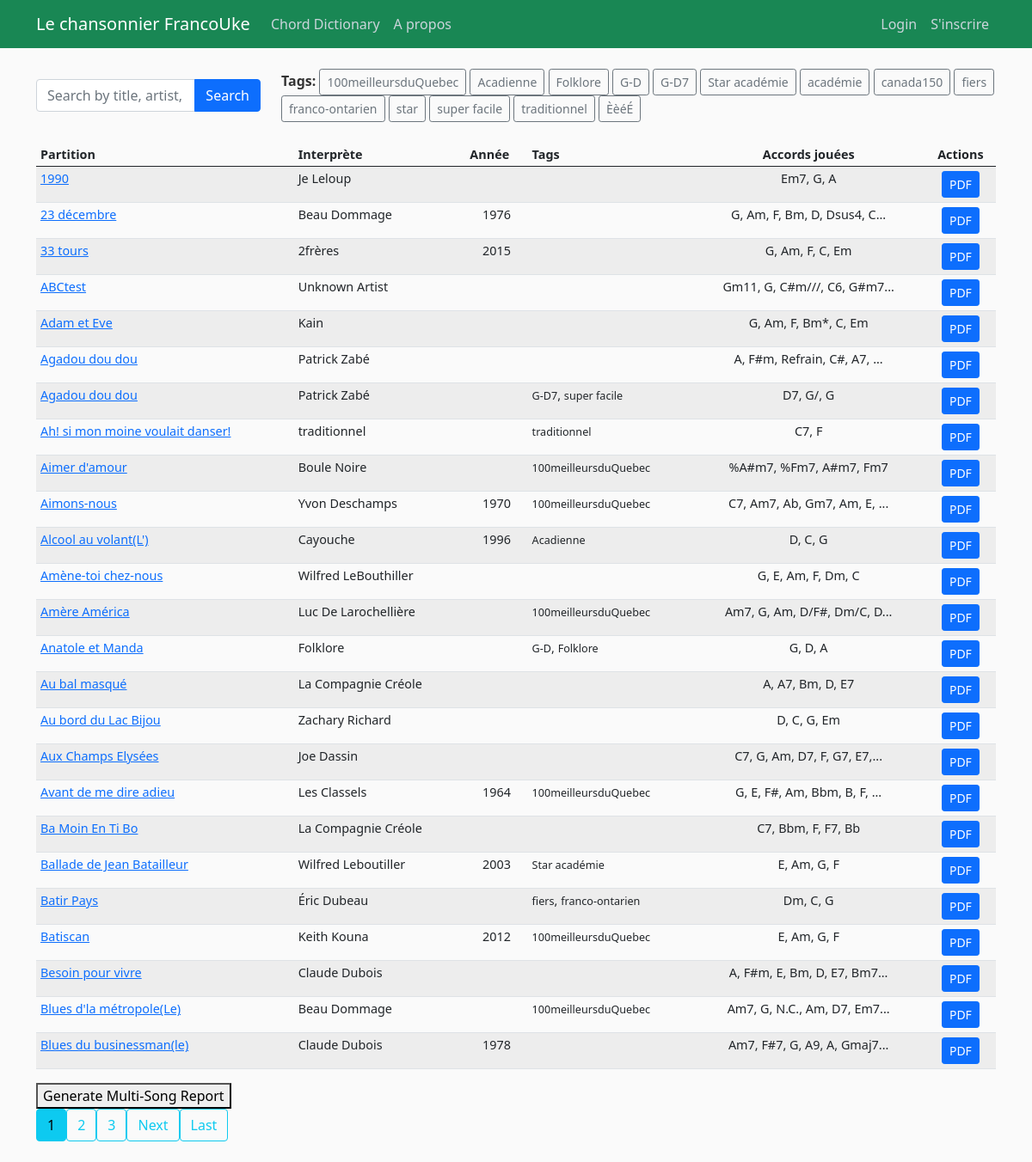
The page / on the database its author committed.
### songbook/models.py (models this page shows, shortened)
class Song(models.Model):
    songTitle = models.CharField(max_length=100, blank=True, null=True)
    songChordPro = models.TextField()  # Original
    lyrics_with_chords = models.JSONField(null=True, blank=True)
    metadata = models.JSONField(blank=True, null=True)  # Stores metadata as JSON
    date_posted = models.DateField(default=timezone.now)
    contributor = models.ForeignKey(User, on_delete=models.CASCADE)
    abc_notation = models.TextField(blank=True, null=True, help_text="Optional ABC notation for this song.")
    tags = TaggableManager(blank=True)

### songbook/views.py (the view, shortened to what this page needs)
# urls.py: path('', SongListView.as_view(), name='songbook-home'),
class SongListView(ListView):
    model = Song
    template_name = 'songbook/song_list.html'
    context_object_name = 'songs'
    ordering = ['songTitle']
    paginate_by = 25
    def get_queryset(self):
        queryset = super().get_queryset()
        search_query = self.request.GET.get('q', '')  # Search query
        selected_tag = self.request.GET.get('tag', '')  # Selected tag
        if selected_tag:  # Filter by tag if a tag is selected
            queryset = queryset.filter(tags__name=selected_tag)
        return queryset
    def get_context_data(self, **kwargs):
        context = super().get_context_data(**kwargs)
        search_query = self.request.GET.get('q', '')
        selected_tag = self.request.GET.get('tag', '')  # Selected tag
        song_data = []
        for song in context['songs']:
            parsed_data = song.lyrics_with_chords or ""
            chords = extract_chords(parsed_data, unique=True) if parsed_data else []
            tags = [tag.name for tag in song.tags.all()]  # Get tags for each song
            song_data.append({
                'song': song,
                'chords': ', '.join(chords),
                'tags': ', '.join(tags),
            })
        all_tags = Tag.objects.all().values_list('name', flat=True).distinct()
        context['song_data'] = song_data
        context['search_query'] = search_query
        context['selected_tag'] = selected_tag  # Pass the selected tag
        context['all_tags'] = all_tags  # Add all tags to context
        return context

### songbook/transposer.py (called while the page is built)
def extract_chords(parsed_data, unique=False):
    chords = []
    for section in parsed_data:
        for item in section:
            if isinstance(item, dict) and 'chord' in item and item['chord']:
                chords.append(item['chord'])
    if unique:
        return list(set(chords))  # Return unique chords
    return chords  # Return all chords

### songbook/templates/songbook/song_list.html (shortened to what this page needs)
{% extends "songbook/base.html" %}
  {% block content %}
<form method="get" class="mb-4">
    <div class="row align-items-center">
        <div class="col-md-3">
            <div class="input-group">
                <input type="text" name="q" class="form-control"
                       placeholder="Search by title, artist, lyricist or composer"
                       value="{{ search_query }}">
                <button class="btn btn-primary" type="submit">Search</button>
            </div>
        </div>
        <div class="col-md-9">
            <strong>Tags: </strong>
            {% for tag in all_tags %}
                <a href="?tag={{ tag }}" class="btn btn-outline-secondary btn-sm">
                    {{ tag }}
                </a>
            {% endfor %}
        </div>
    </div>
</form>
<div class="table-responsive">
    <table class="table table-striped table-hover table-condensed">
        <thead>
            <tr>
                <th>Partition</th>
                <th>Interprète</th>
                <th>Année</th>
                <th>Tags</th>
                <th class="text-center">Accords jouées</th>
                <th class="text-center">Actions</th>
            </tr>
        </thead>
        <tbody>
            {% for item in song_data %}
            <tr>
                <td>
                    <a href="{% url 'score' item.song.id %}" class="song-link" title="{{ item.song.songTitle }}" aria-label="View score for {{ item.song.songTitle }}">
                        {{ item.song.songTitle }}
                    </a>
                </td>
                <td>{{ item.song.metadata.artist|default_if_none:"Unknown Artist" }}</td>
                <td class="text-center">
                    {{ item.song.metadata.year|default_if_none:"" }}
                </td>
                <td>
                    {% for tag in item.song.tags.all %}
                        <small>{{ tag }}</small>{% if not forloop.last %}, {% endif %}
                    {% endfor %}
                </td>
                <td class="text-center">
                    {% if item.chords|length > 25 %}
                        {{ item.chords|slice:":25"}}...
                    {% else %}
                        {{ item.chords}}
                    {% endif %}
                </td>
                <td class="text-center">
                    <a href="{% url 'generate_single_song_pdf' item.song.id %}" class="btn btn-primary btn-sm" title="Download PDF for {{ item.song.songTitle }}">
                        PDF
                    </a>
                </td>
            </tr>
            {% empty %}
            <tr>
                <td colspan="4" class="text-center">No songs found matching your search.</td>
            </tr>
            {% endfor %}
        </tbody>
    </table>
</div>
<form method="post" action="{% url 'generate_multi_song_pdf' %}">
    <button type="submit">Generate Multi-Song Report</button>
</form>
{% if is_paginated %}
<div class="pagination">
    {% for num in page_obj.paginator.page_range %}
        {% if page_obj.number == num %}
        <a class="btn btn-info mb-4" href="?page={{ num }}" aria-current="page">{{ num }}</a>
        {% elif num > page_obj.number|add:'-3' and num < page_obj.number|add:'3' %}
        <a class="btn btn-outline-info mb-4" href="?page={{ num }}">{{ num }}</a>
        {% endif %}
    {% endfor %}
    {% if page_obj.has_next %}
    <a class="btn btn-outline-info mb-4" href="?page={{ page_obj.next_page_number }}" aria-label="Next page">Next</a>
    <a class="btn btn-outline-info mb-4" href="?page={{ page_obj.paginator.num_pages }}" aria-label="Last page">Last</a>
    {% endif %}
</div>
{% endif %}
{% endblock content %}

### songbook/static/songbook/main.css (style rules this page uses)
body { background: #fafafa; color: #333333; margin-top: 5rem; }
.table-condensed td, .table-condensed th { padding: 5px; line-height: 1.2; font-size: 0.9rem; }

### rows shown on the page
Song: song.songTitle "1990", song.metadata.artist "Je Leloup", chords "Em7, G, A"
Song: song.songTitle "23 décembre", song.metadata.artist "Beau Dommage", song.metadata.year "1976", chords "G, Am, F, Bm, D, Dsus4, C"
Song: song.songTitle "33 tours", song.metadata.artist "2frères", song.metadata.year "2015", chords "G, Am, F, C, Em"
Song: song.songTitle "ABCtest", song.metadata.artist "Unknown Artist", chords "Gm11, G, C#m///, C6, G#m7"
Song: song.songTitle "Adam et Eve", song.metadata.artist "Kain", chords "G, Am, F, Bm*, C, Em"
Song: song.songTitle "Agadou dou dou", song.metadata.artist "Patrick Zabé", chords "A, F#m, Refrain, C#, A7,"
Song: song.songTitle "Agadou dou dou", song.metadata.artist "Patrick Zabé", chords "D7, G/, G"
Tag: name "G-D7"
Tag: name "super facile"
Song: song.songTitle "Ah! si mon moine voulait danser!", song.metadata.artist "traditionnel", chords "C7, F"
Tag: name "traditionnel"
Song: song.songTitle "Aimer d'amour", song.metadata.artist "Boule Noire", chords "%A#m7, %Fm7, A#m7, Fm7"
Tag: name "100meilleursduQuebec"
Song: song.songTitle "Aimons-nous", song.metadata.artist "Yvon Deschamps", song.metadata.year "1970", chords "C7, Am7, Ab, Gm7, Am, E,"
Song: song.songTitle "Alcool au volant(L')", song.metadata.artist "Cayouche", song.metadata.year "1996", chords "D, C, G"
Tag: name "Acadienne"
Song: song.songTitle "Amène-toi chez-nous", song.metadata.artist "Wilfred LeBouthiller", chords "G, E, Am, F, Dm, C"
Song: song.songTitle "Amère América", song.metadata.artist "Luc De Larochellière", chords "Am7, G, Am, D/F#, Dm/C, D"
Song: song.songTitle "Anatole et Manda", song.metadata.artist "Folklore", chords "G, D, A"
Tag: name "G-D"
Tag: name "Folklore"
Song: song.songTitle "Au bal masqué", song.metadata.artist "La Compagnie Créole", chords "A, A7, Bm, D, E7"
Song: song.songTitle "Au bord du Lac Bijou", song.metadata.artist "Zachary Richard", chords "D, C, G, Em"
Song: song.songTitle "Aux Champs Elysées", song.metadata.artist "Joe Dassin", chords "C7, G, Am, D7, F, G7, E7,"
Song: song.songTitle "Avant de me dire adieu", song.metadata.artist "Les Classels", song.metadata.year "1964", chords "G, E, F#, Am, Bbm, B, F,"
Song: song.songTitle "Ba Moin En Ti Bo", song.metadata.artist "La Compagnie Créole", chords "C7, Bbm, F, F7, Bb"
Song: song.songTitle "Ballade de Jean Batailleur", song.metadata.artist "Wilfred Leboutiller", song.metadata.year "2003", chords "E, Am, G, F"
Tag: name "Star académie"
Song: song.songTitle "Batir Pays", song.metadata.artist "Éric Dubeau", chords "Dm, C, G"
Tag: name "fiers"
Tag: name "franco-ontarien"
Song: song.songTitle "Batiscan", song.metadata.artist "Keith Kouna", song.metadata.year "2012", chords "E, Am, G, F"
Song: song.songTitle "Besoin pour vivre", song.metadata.artist "Claude Dubois", chords "A, F#m, E, Bm, D, E7, Bm7"
Song: song.songTitle "Blues d'la métropole(Le)", song.metadata.artist "Beau Dommage", chords "Am7, G, N.C., Am, D7, Em7"
Song: song.songTitle "Blues du businessman(le)", song.metadata.artist "Claude Dubois", song.metadata.year "1978", chords "Am7, F#7, G, A9, A, Gmaj7"

### other values the page prints
{{ tag }} "100meilleursduQuebec" "Acadienne" "Folklore" "G-D" "G-D7" "Star académie" "académie" "canada150" "fiers" "franco-ontarien" "star" "super facile" "traditionnel" "ÈèéÉ"
{{ num }} "1"
{{ num }} "2" "3"
